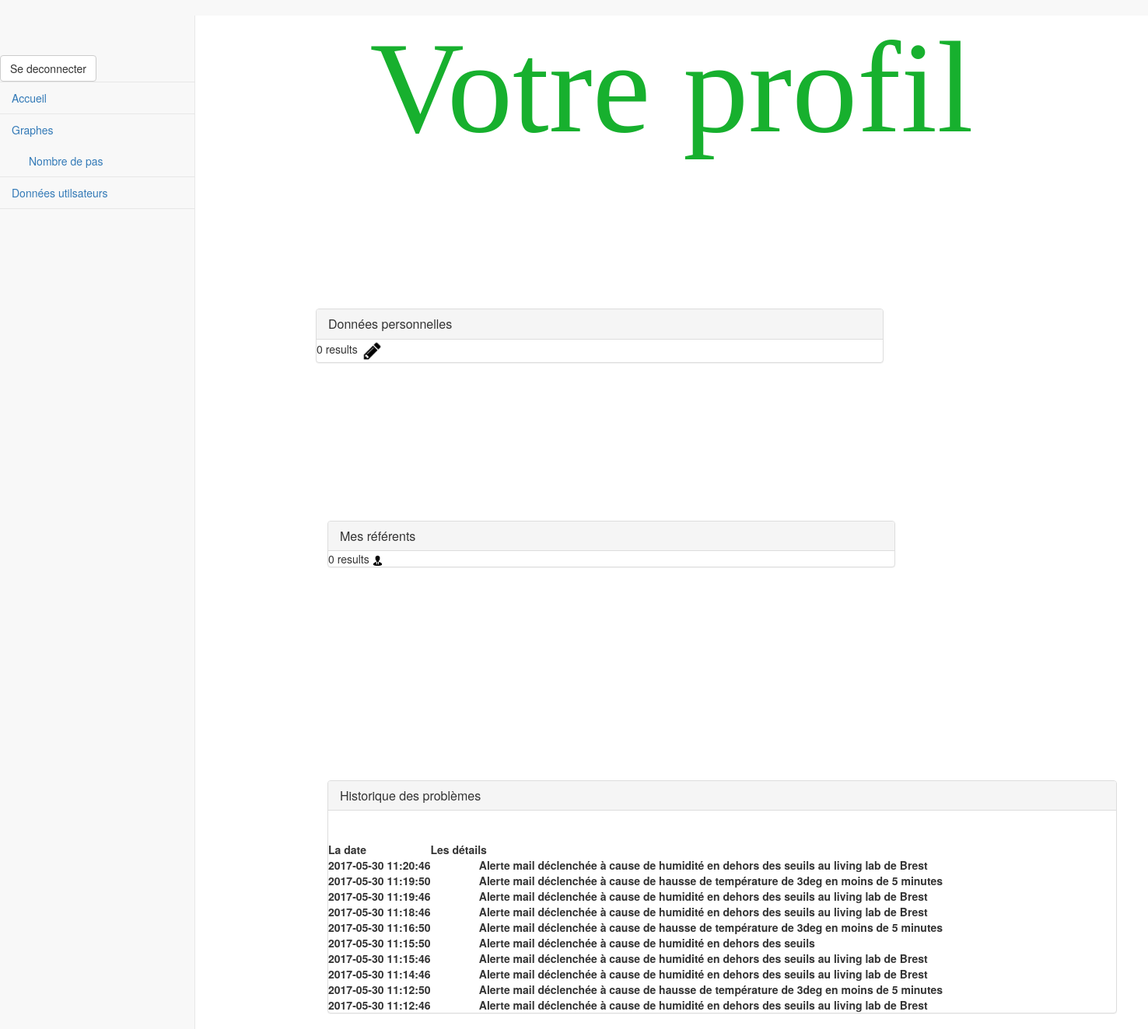
The page /web/pages/utilisateur.php on the database its author committed.
### tables this page shows
CREATE TABLE `ALERT` (
  `ID_ALERT` int(11) NOT NULL AUTO_INCREMENT,
  `ID_ROOM` int(11) DEFAULT NULL,
  `MAIL_USER` varchar(50) DEFAULT NULL,
  `DTIME` datetime NOT NULL DEFAULT CURRENT_TIMESTAMP,
  `DETAIL` varchar(150) DEFAULT NULL,
  PRIMARY KEY (`ID_ALERT`)
);

### web/pages/BDD.php (the view, shortened to what this page needs)
<?php
include "../conf.php";
function affichRef($login){
		$sql = "SELECT * FROM USER_CONTACT, CONTACT WHERE USER_CONTACT.MAIL_CONTACT = CONTACT.MAIL_CONTACT AND USER_CONTACT.MAIL_USER='".$login."' ";
		global $conn;
		$resultat = $conn->query($sql);
		if ($resultat->num_rows > 0) {
    echo "<table><tr><th><u>Mail<u></th><th>&nbsp;&nbsp;&nbsp;&nbsp;&nbsp;&nbsp;<u>Nom</u></th><th>&nbsp;&nbsp;&nbsp;&nbsp;&nbsp;&nbsp;<u>Prénom</u></th><th>&nbsp;&nbsp;&nbsp;<u>mot de passe</u></th></tr>";
    while($row = $resultat->fetch_assoc()) {
        echo "<tr>\n\t<th>".$row["MAIL_CONTACT"]."</th>";
        echo "\t<th>&nbsp;&nbsp;&nbsp;&nbsp;&nbsp;&nbsp;".$row["LASTNAME_CON"]."</th>";
        echo "\t<th>&nbsp;&nbsp;&nbsp;&nbsp;&nbsp;&nbsp;".$row["FIRSTNAME_CON"]."</th>";
        echo "\t<th>&nbsp;&nbsp;&nbsp;&nbsp;&nbsp;&nbsp;".$row["PASS_CON"]."</th>";
    }
     echo"</table>";
  } else {
     echo "0 results";
  }
}
function affichDonne($login){
		$sql ="SELECT * FROM USER WHERE MAIL_USER = '".$login."' ";
		global $conn;
		$resultat = $conn->query($sql);
		if ($resultat->num_rows > 0) {
    echo "<table><tr><th><u>Mail<u></th><th>&nbsp;&nbsp;&nbsp;&nbsp;&nbsp;&nbsp;<u>Nom</u></th><th>&nbsp;&nbsp;&nbsp;&nbsp;&nbsp;&nbsp;<u>Prénom</u></th><th>&nbsp;&nbsp;&nbsp;<u>mot de passe</u></th></tr>";
    while($row = $resultat->fetch_assoc()) {
        echo "<tr>\n\t<th>".$row["MAIL_USER"]."</th>";
        echo "\t<th>&nbsp;&nbsp;&nbsp;&nbsp;&nbsp;&nbsp;".$row["LASTNAME_USER"]."</th>";
        echo "\t<th>&nbsp;&nbsp;&nbsp;&nbsp;&nbsp;&nbsp;".$row["FIRSTNAME_USER"]."</th>";
        echo "\t<th>&nbsp;&nbsp;&nbsp;&nbsp;&nbsp;&nbsp;".$row["PASS_USER"]."</th>";
    }
     echo"</table>";
  } else {
     echo "0 results";
  }
}
function AffichageHistorique($nombre){
	$sql = "SELECT * FROM ALERT ORDER BY DTIME DESC LIMIT $nombre";
	global $conn;
	$result = $conn->query($sql);
	if ($result->num_rows > 0) {
    echo "<table><th>La date</th> &nbsp;&nbsp;&nbsp;&nbsp;&nbsp;&nbsp;&nbsp;&nbsp;&nbsp;&nbsp;&nbsp;&nbsp;&nbsp;&nbsp;&nbsp;&nbsp;<th>Les détails</th><br>";
    while($row = $result->fetch_assoc()) {
        echo "<tr>\n\t<th>".$row["DTIME"]."</th>&nbsp;&nbsp;&nbsp;&nbsp;";
        echo "\t<th>&nbsp;&nbsp;&nbsp;&nbsp;&nbsp;&nbsp;&nbsp;&nbsp;&nbsp;&nbsp;&nbsp;&nbsp;&nbsp;&nbsp;&nbsp;&nbsp;".$row["DETAIL"]."</th>";
    }
     echo"</table>";
  } else {
     echo "0 results";
  }
}
 ?>

### rows shown on the page
alert: DTIME "2017-05-30 11:20:46", DETAIL "Alerte mail déclenchée à cause de humidité en dehors des seuils au living lab de Brest"
alert: DTIME "2017-05-30 11:19:50", DETAIL "Alerte mail déclenchée à cause de hausse de température de 3deg en moins de 5 minutes"
alert: DTIME "2017-05-30 11:19:46", DETAIL "Alerte mail déclenchée à cause de humidité en dehors des seuils au living lab de Brest"
alert: DTIME "2017-05-30 11:18:46", DETAIL "Alerte mail déclenchée à cause de humidité en dehors des seuils au living lab de Brest"
alert: DTIME "2017-05-30 11:16:50", DETAIL "Alerte mail déclenchée à cause de hausse de température de 3deg en moins de 5 minutes"
alert: DTIME "2017-05-30 11:15:50", DETAIL "Alerte mail déclenchée à cause de humidité en dehors des seuils"
alert: DTIME "2017-05-30 11:15:46", DETAIL "Alerte mail déclenchée à cause de humidité en dehors des seuils au living lab de Brest"
alert: DTIME "2017-05-30 11:14:46", DETAIL "Alerte mail déclenchée à cause de humidité en dehors des seuils au living lab de Brest"
alert: DTIME "2017-05-30 11:12:50", DETAIL "Alerte mail déclenchée à cause de hausse de température de 3deg en moins de 5 minutes"
alert: DTIME "2017-05-30 11:12:46", DETAIL "Alerte mail déclenchée à cause de humidité en dehors des seuils au living lab de Brest"
